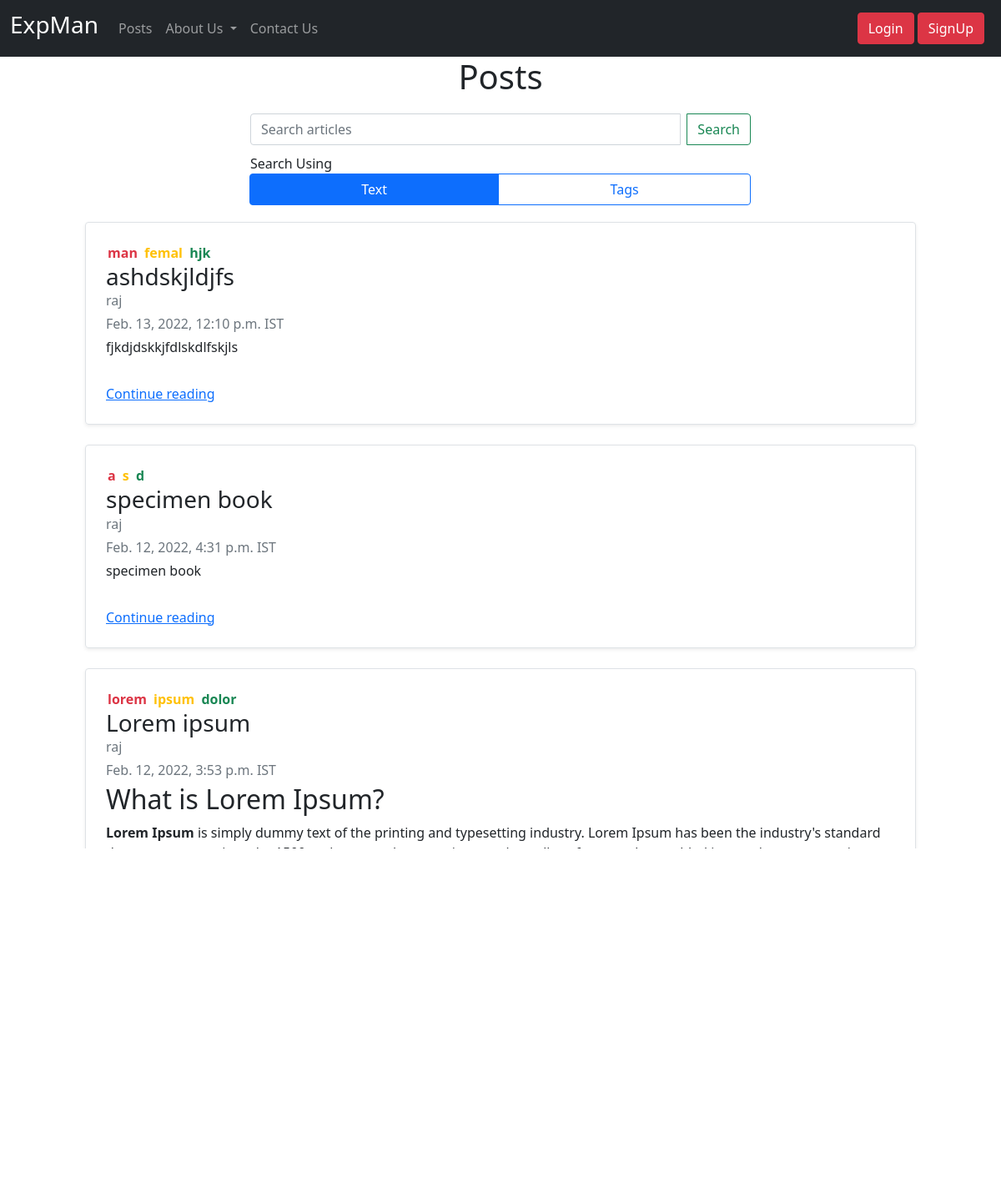
/posts, run on an earlier commit of the app's database.
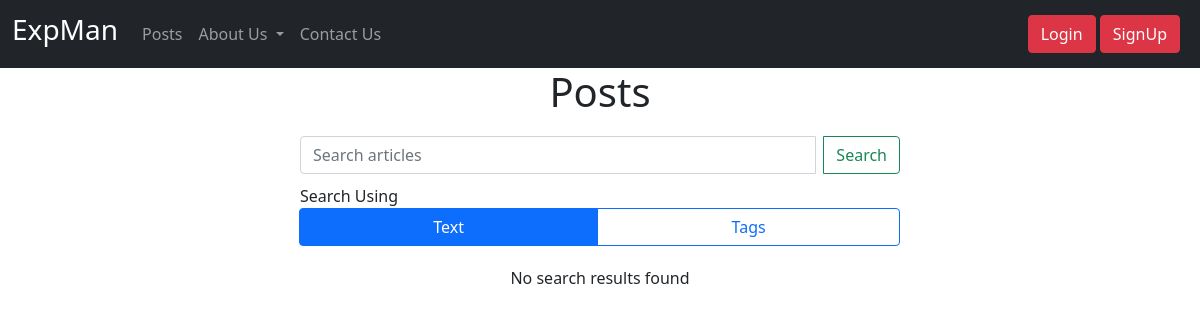
And on a later commit of the database.
### main/models.py (models this page shows, shortened)
class Post(models.Model):
    author=models.ForeignKey(Account,on_delete=models.CASCADE)
    title=models.CharField(max_length=15)
    date_created = models.DateTimeField(auto_now_add=True)
    likes = models.ManyToManyField(Account, related_name='like')
    content=models.TextField()

class Tags(models.Model):
    Post=models.ForeignKey(Post,on_delete=models.CASCADE)
    tag=models.CharField(max_length=15)

class Account(AbstractBaseUser):
    email=models.EmailField(verbose_name="email",max_length=60,unique=True)
    username=models.CharField(max_length=30,unique=True)
    date_joined=models.DateTimeField(verbose_name="date joined",auto_now_add=True)
    last_login=models.DateTimeField(verbose_name="last login",auto_now=True)
    is_admin=models.BooleanField(default=False)
    is_active=models.BooleanField(default=True)
    is_staff=models.BooleanField(default=False)
    is_superuser=models.BooleanField(default=False)
    gender=models.CharField(max_length=1,choices=(("M","MALE"),("F","FEMALE")))
    profession=models.CharField(max_length=1,choices=(("S","STUDENT"),("P","PROFESSIONAL")))
    bio=models.CharField(max_length=200)
    profile_photo=models.ImageField(upload_to='images')
    USERNAME_FIELD='email'
    REQUIRED_FIELDS=['username',]
    objects=MyAccountManager()

### main/views.py (the view)
# urls.py: path('posts', views.posts,name="post"),
def posts(request):
    show=""
    if request.method=="GET" and 'searchb' in request.GET:
        using,search=request.GET.get('using'),request.GET.get('search')
        show=search
        if request.user:
            Search_history(search=search,user=request.user.username).save()
        else:
            Search_history(search=search,user="Anonymus").save()
        if using=="Tags":
            posts=[]
            for i in Tags.objects.filter(tag__contains=search):
                posts.append(i.Post)
        if using=="Text":
            posts=Post.objects.filter(content__contains=search)
    else:
        posts=Post.objects.all()[::-1]
    return render(request,"posts.html",{"posts":posts,"show":show})

### main/templates/posts.html (shortened to what this page needs)
{%extends 'index.html'%}
{% load static %}
{%block content%}
<h1>Posts</h1>
<form class="searchPostBar" method="GET" action="{%url 'post'%}">
    <div class="form-group input-group">
        <input class="form-control me-2" type="search" placeholder="Search articles" aria-label="Search" name="search">
        <button class="btn btn-outline-success" type="submit" id="srch" name="searchb">Search</button>
    </div>
    <div class="row mb-1" id="serBtn">
        <div class="col-md-12"><label class="labels">Search Using</label></div>
        <div class="btn-group" role="group" aria-label="Basic radio toggle button group">
            <label class="btn btn-outline-primary" for="serradio1">Text</label>
            <label class="btn btn-outline-primary" for="serradio2">Tags</label>
        </div>
    </div>
</form>
<div class="row mb-1" id="ptContent">
    {%for post in posts%}
    <div class="col-md-10">
        <div class="row g-0 border rounded overflow-hidden flex-md-row mb-4 shadow-sm h-md-250 position-relative"
            id="readPost">
            <div class="col p-4 d-flex flex-column position-static" id="ptContent">
                <div>
                    <b class="mb-2 text-danger needsInline">{{post.tags_set.all.0.tag}}</b>
                    <b class="mb-2 text-warning needsInline">{{post.tags_set.all.1.tag}}</b>
                    <b class="mb-2 text-success needsInline">{{post.tags_set.all.2.tag}}</b>
                </div>
                <h3 class="mb-0">{{post.title}}</h3>
                <div class="mb-1 text-muted">{{post.author.username}}</div>
                <div class="mb-1 text-muted">{{post.date_created}} IST</div>
                <p class="card-text mb-auto">{{post.content|safe|truncatechars:500}}</p>
                <a href="/posts/{{post.id}}" class="stretched-links">Continue reading</a>
            </div>
        </div>
    </div>
    {% empty %}
    No search results found
    {%endfor%}
</div>
{%endblock%}

What changed in the data, as far as the page shows it:
removed Post: tags_set.all.0.tag "man", tags_set.all.1.tag "femal", tags_set.all.2.tag "hjk", title "ashdskjldjfs", author.username "raj", date_created "Feb. 13, 2022, 12:10 p.m.", content "fjkdjdskkjfdlskdlfskjls"
removed Post: tags_set.all.0.tag "a", tags_set.all.1.tag "s", tags_set.all.2.tag "d", title "specimen book", author.username "raj", date_created "Feb. 12, 2022, 4:31 p.m.", content "specimen book"
removed Post: tags_set.all.0.tag "lorem", tags_set.all.1.tag "ipsum", tags_set.all.2.tag "dolor", title "Lorem ipsum", author.username "raj", date_created "Feb. 12, 2022, 3:53 p.m.", content "What is Lorem Ipsum? Lorem Ipsum is simply dummy text of the printing and typesetting industry. Lorem Ipsum has been the industry's standard dummy text ever since the 1500s, when an unknown printer took a galley of type and scrambled it to make a type specimen book. It has survived not only five centuries, but also the leap into electronic typesetting, remaining essentially unchanged. It was popularised in the 1960s with the release of Letraset sheets co…"
Also different on the page:
text now shown: "No search results found"
